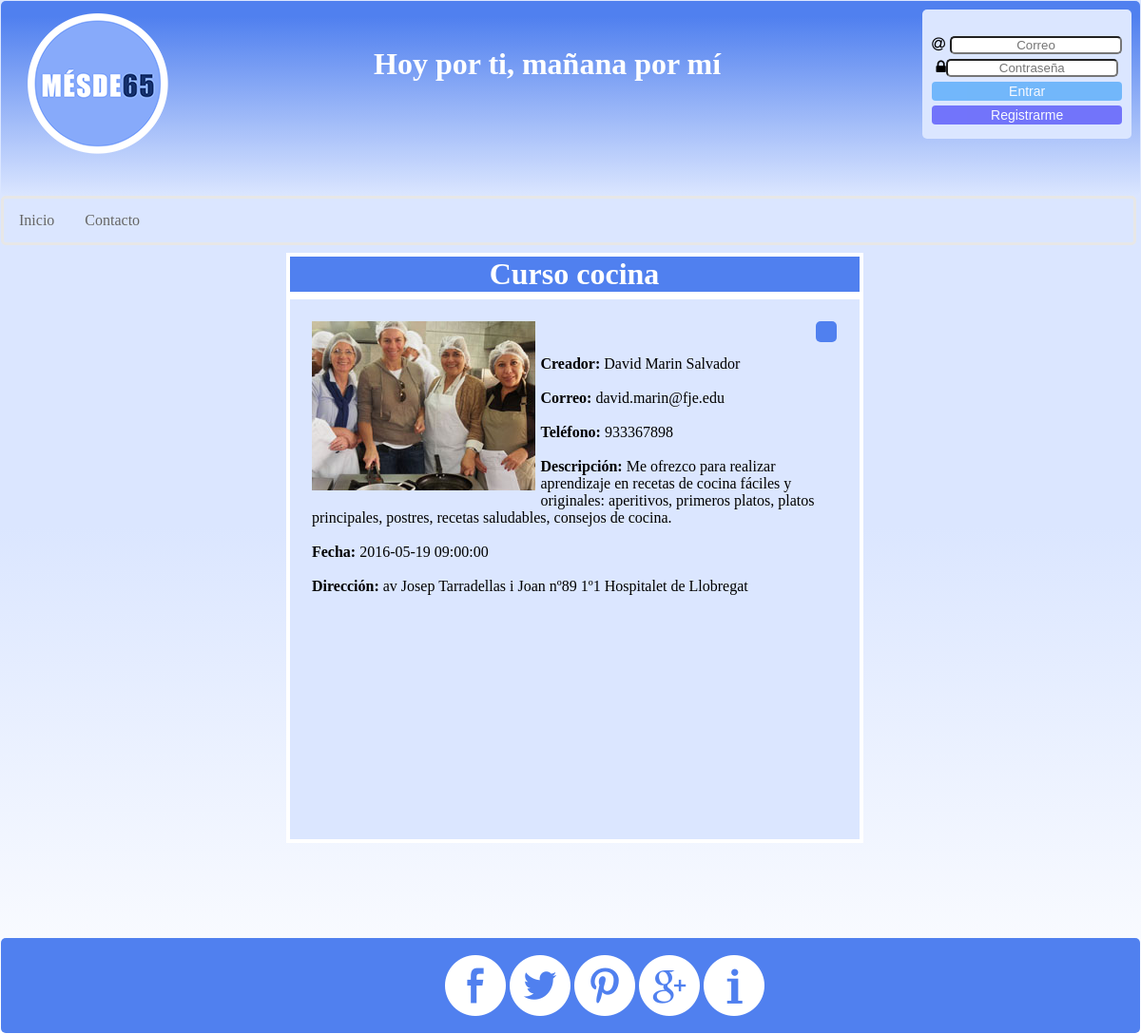
Page /ver_mas.php?actividad=2 on the committed database.
### tables this page shows
CREATE TABLE IF NOT EXISTS `actividad` (
  `id` int(3) NOT NULL,
  `nombre` varchar(50) NOT NULL,
  `descripcion` text NOT NULL,
  `fecha` datetime NOT NULL,
  `img` varchar(50) NOT NULL,
  `ubicacion_lat` double NOT NULL,
  `ubicacion_lon` double NOT NULL,
  `id_tipo_actividad` int(2) NOT NULL,
  `direccion` varchar(70) NOT NULL,
  `peticion` tinyint(1) NOT NULL,
  `id_usuario` int(3) NOT NULL,
  `estado` tinyint(1) NOT NULL
);

CREATE TABLE IF NOT EXISTS `usuario` (
  `id` int(3) NOT NULL,
  `nombre` varchar(30) NOT NULL,
  `apellidos` varchar(50) NOT NULL,
  `img` varchar(50) DEFAULT NULL,
  `correo` varchar(75) NOT NULL,
  `pass` varchar(50) NOT NULL,
  `nivel` tinyint(1) NOT NULL,
  `activo` tinyint(1) NOT NULL,
  `telefono` int(9) NOT NULL,
  `monedas` int(11) NOT NULL,
  `dni` varchar(9) NOT NULL
);

### ver_mas.php (the view, shortened to what this page needs)
<?php
    include "header.php";
    $consulta_actividades = "SELECT actividad.*, usuario.id AS 'iusu', usuario.nombre AS 'nusu', usuario.apellidos, usuario.correo, usuario.telefono FROM actividad LEFT JOIN usuario ON actividad.id_usuario = usuario.id WHERE actividad.id = $_REQUEST[actividad]";
    $result_actividades = mysqli_query($con, $consulta_actividades);
?>
    <?php
      while ($actividad = mysqli_fetch_array($result_actividades)) {
    ?>
    <div class="titleact">
      <h1>
        <?php
          echo utf8_encode($actividad['nombre']);
        ?>
      </h1>
    </div>
    <div id="actividades" class="actividades">
      <div class="prin-img" style="margin-bottom: 15px;">
        <?php
          echo "<div class='actividad'> ";
            echo "<div class='boton'>";
          echo "</div>";
          if ($actividad['img'] != '') {
            echo '<img src="img/actividades/'.$actividad[img].'" alt="" />';
          } else {
            echo "<img src ='img/no_disponible.jpg'  /><br />";
          }
          echo "<br/><br/>";
          echo "<b>Creador: </b>";
          echo utf8_encode($actividad['nusu'])." ".utf8_encode($actividad['apellidos']);
          echo "<br/><br/>";
          echo "<b>Correo: </b>";
          echo utf8_encode($actividad['correo']);
          echo "<br/><br/>";
          echo "<b>Teléfono: </b>";
          echo utf8_encode($actividad['telefono']);
          echo "<br/><br/>";
          echo "<b>Descripción:</b> ";
          echo utf8_encode($actividad['descripcion']);
          echo "<br/><br/>";
          echo "<b>Fecha:</b> ";
          echo utf8_encode($actividad['fecha']);
          echo "<br/><br/>";
          echo "<b>Dirección:</b> ";
          echo utf8_encode($actividad['direccion']);
          echo "<br/><br/>";
          echo "</div>";
          echo '<div id="map"></div>';
       }
    ?>
      </div>
   </div>
<?php
    include "footer.php";
?>

### css/estilo.css (style rules this page uses)
* { margin: 0; padding: 0; }
body { background: rgba(0, 0, 0, 0) linear-gradient(to bottom, rgba(219, 230, 255, 1) 0%, rgba(219, 230, 255, 1) 51%, rgba(255, 255, 255, 1) 100%) repeat scroll 0 0; height: auto; padding: 1px; }
h1 { color: white }
.titleact { background: #5080ef none repeat scroll 0 0; border: 4px solid #fff; display: block; margin-left: 25%; margin-top: 5%; text-align: center; width: 50%; }
.actividades { background: #dbe6ff none repeat scroll 0 0; border: 4px solid #fff; margin-bottom: 20px; margin-left: 25%; width: 50%; }
.prin-img { display: block; height: 100%; padding: 2%; }
.actividad { border-radius: 5px; height: auto; padding: 2%; }
.boton { background: #5080ef none repeat scroll 0 0; border-radius: 5px; float: right; margin-bottom: 10px; padding: 2%; text-align: center; }
.actividad > img { float: left; margin-bottom: 3%; margin-right: 1%; }
#map { border-radius: 5px; height: 200px; margin-left: 0; width: 100%; }

### rows in the picture
actividad: nombre "Curso cocina", img (picture), id_usuario.nombre "David", id_usuario.apellidos "Marin Salvador", id_usuario.correo "david.marin@fje.edu", id_usuario.telefono "933367898", descripcion "Me ofrezco para realizar aprendizaje en recetas de cocina fáciles y originales: aperitivos, primeros platos, platos principales, postres, recetas saludables, consejos de cocina.", fecha "2016-05-19 09:00:00", direccion "av Josep Tarradellas i Joan nº89 1º1 Hospitalet de Llobregat"
